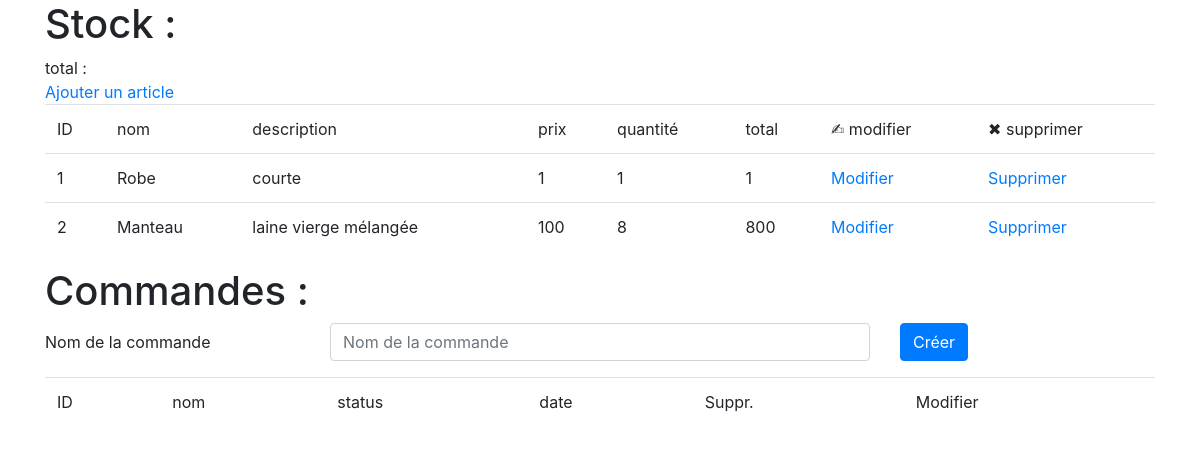
Before: / with the older database file.
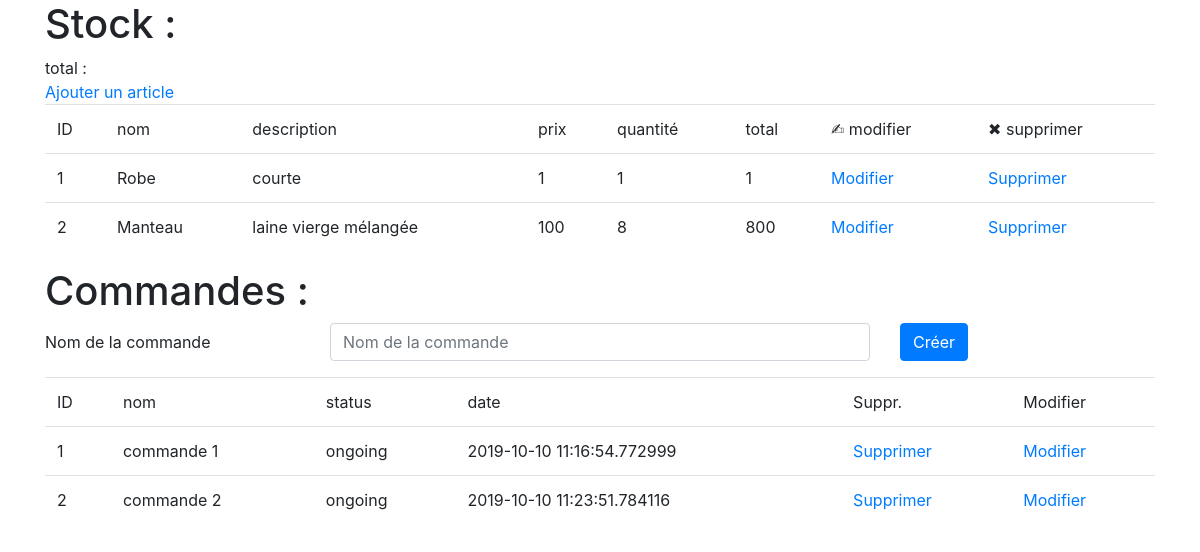
After: the same page with the newer database file.
### model/stock_entry.py (models this page shows, shortened)
class StockEntry(db.Model):
    article_id = db.Column(db.Integer, db.ForeignKey('article.id'), primary_key=True, nullable=False)
    article = db.relationship('Article')         # article = db.relationship('Article',backref=db.backref('entries')) si relation manytomany
    quantity = db.Column(db.Integer, default=0)

### model/article.py (models this page shows, shortened)
class Article(db.Model): # heritage de notre objet article du model de base de sqlmychemy - plus besoin du currentID
    id = db.Column(db.Integer, primary_key=True) #cree une colonne pour l'id - premier element se met en auto-increment - ce n'est pas foreignkey
    name = db.Column(db.String(80), nullable=False) #cree une colonne pour name
    description = db.Column(db.String(120), nullable=False) #cree une colonne pour description
    price = db.Column(db.Integer, nullable=False) #cree une colonne pour price

### model/order.py (models this page shows)
class Order(db.Model):
    id = db.Column(db.Integer, primary_key=True)
    name = db.Column(db.String(80), nullable=False)
    status = db.Column(db.String(16), nullable=False)
    created_at = db.Column(db.DateTime, nullable=False, default=datetime.utcnow)

### application.py (the view)
@app.route('/') # on donne une nouvelle route qui sera notre page d'accueil
def index():
    orders = Order.query.all()
    return render_template('index.html', entries=stock.entries(), orders=orders) # entries => entries() appelle à la fonction

### model/stock.py (called while the page is built)
    def entries(self):                            #   pour recuperer les StockEntry
        return StockEntry.query.all()

### templates/index.html (shortened to what this page needs)
<!DOCTYPE html>
<html lang="en">
<head>
    <link rel="stylesheet" href="https://stackpath.bootstrapcdn.com/bootstrap/4.3.1/css/bootstrap.min.css">
</head>
<body>
    <div class="container">
        <h1>Stock :</h1>
        <div>total :
        </div>
        <a href="/add_article">Ajouter un article</a>
        <table class="table">
            <thead>
                <td>
                    ID
                </td>
                <td>
                    nom
                </td>
                <td>
                    description
                </td>
                <td>
                    prix
                </td>
                <td>
                    quantité
                </td>
                 <td>
                    total
                </td>
                <td>
                    ✍︎ modifier
                </td>
                <td>
                    ✖︎ supprimer
                </td>
            </thead>
            {% for entry in entries %}
                <tr>
                    <td>
                        {{ entry.article.id }}
                    </td>
                    <td>
                        {{ entry.article.name }}
                    </td>
                    <td>
                        {{ entry.article.description }}
                    </td>
                    <td>
                        {{ entry.article.price }}
                    </td>
                    <td>
                        {{ entry.quantity }}
                    </td>
                    <td>
                        {{ entry.article.price * entry.quantity }}
                    </td>
                    <td>
                        <a href="/refactor_article/{{entry.article.id}}">Modifier</a>
                    </td>
                    <td>
                        <a href="/delete_article/{{entry.article.id}}">Supprimer</a>
                    </td>
                </tr>
            {% endfor %}
        </table>
        <h1>Commandes : </h1>
        <div>
            <form method="post" action="/create_order">
              <div class="form-group row">
                <label class="col-3 col-form-label" for="name">Nom de la commande</label>
                <div class="col-6">
                  <input id="name" name="name" placeholder="Nom de la commande" type="text" class="form-control" required="required">
                </div>
                  <div class="col-3">
                      <button name="submit" type="submit" class="btn btn-primary">Créer</button>
                  </div>
              </div>
            </form>
        </div>
        <table class="table">
            <thead>
                <td>
                    ID
                </td>
                <td>
                    nom
                </td>
                <td>
                    status
                </td>
                <td>
                    date
                </td>
                <td>
                    Suppr.
                </td>
                <td>
                    Modifier
                </td>
            </thead>
            {% for order in orders %}
                <tr>
                    <td>
                        {{ order.id }}
                    </td>
                    <td>
                        {{ order.name }}
                    </td>
                    <td>
                        {{ order.status }}
                    </td>
                    <td>
                        {{ order.created_at }}
                    </td>
                    <td>
                        <a href="/delete_order/{{ order.id }}">Supprimer</a>
                    </td>
                    <td>
                        <a href="/edit_order/{{ order.id }}">Modifier</a>
                    </td>
                </tr>
            {% endfor %}
        </table>
    </div>
</body>
</html>

Changed rows visible on the page:
added Order: id "1", name "commande 1", status "ongoing", created_at "2019-10-10 11:16:54.772999"
added Order: id "2", name "commande 2", status "ongoing", created_at "2019-10-10 11:23:51.784116"
